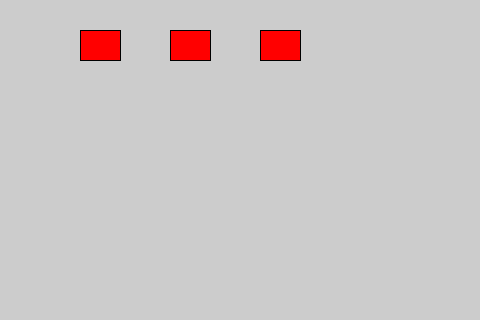
Frame 1 (no input)
Frame 60 (the mouse pressed at the canvas centre just before this capture): identical to frame 1, image omitted
Frame 120 (the mouse held since frame 60 and released just before this capture): identical to frame 1, image omitted

The Processing sketch that drew this single still picture (run headless with seeded random() and noise(); from frame 60 on, the mouse is pressed at the canvas centre):

// Processing sketch: Ex_05_15_Ejercicio_01
// ── Ex_05_15_Ejercicio_01.pde
//*************************************************************************
// Ejercicio para identificar zonas con el paso del apuntador del mouse
//*************************************************************************
//-----[ VARIABLES GLOBALES ]-----
int x = 80;        // Coordenada "X" del vértice superior izquierdo de Botón-1
int y = 30;        // Coordenada en "Y"
int x1 = 170;      // Coordenada "X" del vértice superior izquierdo de Botón-2
int y1 = 30;       // Coordenada en "Y"
int x2 = 260;      // Coordenada "X" del vértice superior izquierdo de Botón-3
int y2 = 30;       // Coordenada en "Y"
int w = 40;        // Ancho común de los botones
int h = 30;        // Alto común de los botones

int paso = 0;      // Identifica por cuál lugar se ha pasado. En experimento.
//----------------------------------------------------------------------------------
void setup() {
  size(480, 320);
  textSize(64);
  textAlign(CENTER);
}
//----------------------------------------------------------------------------------
void draw() {
  background(204);
  // Verifica si el apuntador del mouse está en la zona rectangular
  if ((mouseX > x) && (mouseX < x+w) && (mouseY > y) && (mouseY < y+h)) {
    paso = 1;              // Identificador de etapa
    fill(0, 255, 0);       // Relleno
    rect(x, y, w, h);      // Impresión de la figura
    if (keyPressed) {      // ¿Se oprimió alguna tecla?
      text(key, x+40, y+120);
    } else {
    }
  } else {
    fill(255, 0, 0);         // Cambio del relleno
    rect(x, y, w, h);        // Impresión de la figura
  }

  // Verifica si el apuntador del mouse está en la zona rectangular
  if ((mouseX > x1) && (mouseX < x1+w) &&
    (mouseY > y1) && (mouseY < y1+h)) {
    fill(0, 255, 0);
    rect(x1, y1, w, h);
  } else {
    fill(255, 0, 0);
    rect(x1, y1, w, h);
  }
  // Verifica si el apuntador del mouse está en la zona rectangular
  if ((mouseX > x2) && (mouseX < x2+w) &&
    (mouseY > y2) && (mouseY < y2+h)) {
    fill(0, 255, 0);
    rect(x2, y2, w, h);
  } else {
    fill(255, 0, 0);
    rect(x2, y2, w, h);
  }
}
